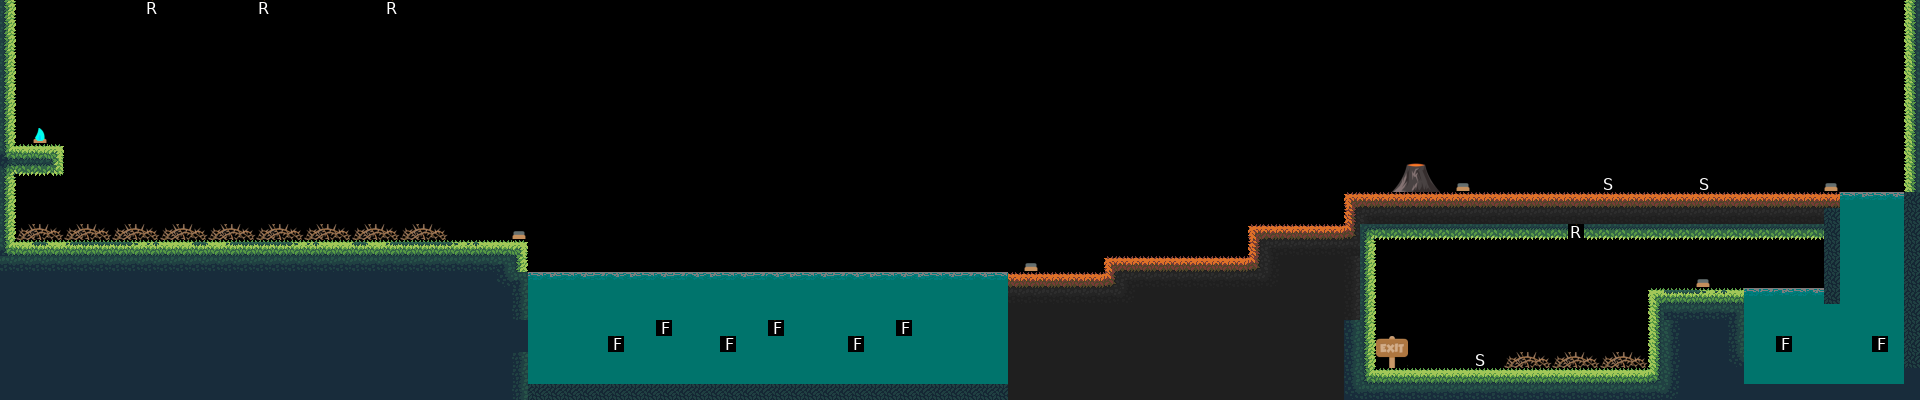

Tiled map render using the project's own tile images. Description and the map definition, with tile-layer contents summarised, below:
An orthogonal 120x25 tile map with 16x16 px tiles, 1 tile layer (Calque de Tile 1).

<map version="1.2" tiledversion="1.2.2" orientation="orthogonal" renderorder="right-down" width="120" height="25" tilewidth="16" tileheight="16" infinite="0" nextlayerid="2" nextobjectid="1">
 <tileset firstgid="1" source="jungle.tsx" />
 <layer id="1" name="Calque de Tile 1" width="120" height="25">
  <data>[3000 cells, 1155 non-empty, 95 distinct tile ids]</data>
 </layer>
</map>